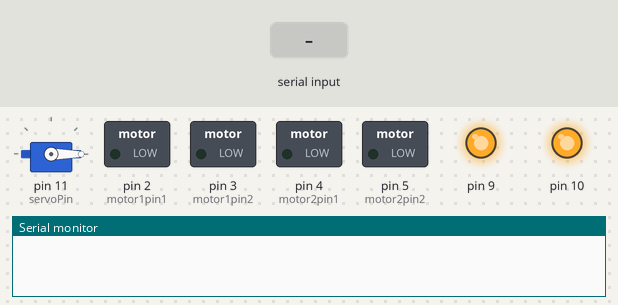
The sketch below on a simulated Arduino Uno, built with avr-gcc and run on an emulated ATmega328P. Parts: servo, switched loads named in the sketch (green lamp = pin HIGH), output pins drawn as LEDs (lit = HIGH), the last lines printed to the serial monitor. The inputs (shaded band) are chosen by the test bench.

Above: at 1.2 s.
1.3 s: "4" received over Serial
At 4.07 s:
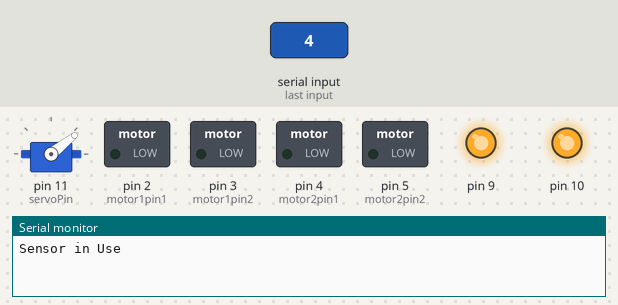
At 7.9 s:
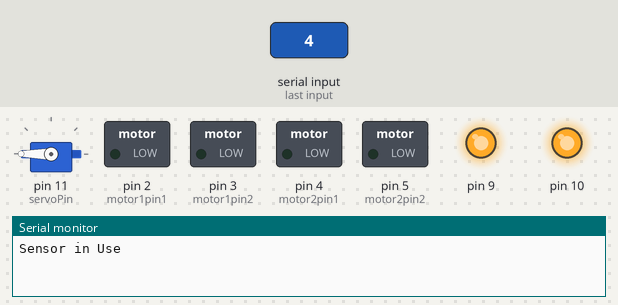
Timing chart, 0 to 13.3 s (numbered marks = the images above; inputs shaded):
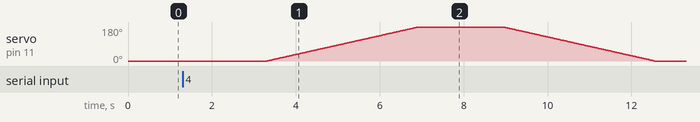

Measured:
- after the input at 1.3 s, servo on pin 11 (servoPin): rises from 0° to 180° in 3.6 s, then falls to 0° in 5.6 s

The sketch:

MOTOR_SKETCH.ino
```cpp
#include <Servo.h>

Servo servo1;
int servoPin = 11;

int motor1pin1 = 2;
int motor1pin2 = 3;

int motor2pin1 = 4;
int motor2pin2 = 5;

void setup() {
  servo1.attach(servoPin);
  servo1.write(0);

  pinMode(motor1pin1, OUTPUT);
  pinMode(motor1pin2, OUTPUT);
  pinMode(motor2pin1, OUTPUT);
  pinMode(motor2pin2, OUTPUT);

  // Enable pins for motor power
  pinMode(9, OUTPUT);
  pinMode(10, OUTPUT);
  digitalWrite(9, HIGH);
  digitalWrite(10, HIGH);

  Serial.begin(9600);
}

void loop() {
  if (Serial.available() > 0) {
    char incomingChar = Serial.read();

    if (incomingChar == '0') { // Go forward
      Serial.println("Both Motors ON");
      digitalWrite(motor1pin1, HIGH);
      digitalWrite(motor1pin2, LOW);
      digitalWrite(motor2pin1, HIGH);
      digitalWrite(motor2pin2, LOW);
      delay(2000);
    }
    else if (incomingChar == '1') { // Go right
      Serial.println("Motor 1 ON");
      digitalWrite(motor1pin1, HIGH);
      digitalWrite(motor1pin2, LOW);
      digitalWrite(motor2pin1, LOW);
      digitalWrite(motor2pin2, LOW);
      delay(2000);
    }
    else if (incomingChar == '2') { // Go left
      Serial.println("Motor 2 ON");
      digitalWrite(motor1pin1, LOW);
      digitalWrite(motor1pin2, LOW);
      digitalWrite(motor2pin1, HIGH);
      digitalWrite(motor2pin2, LOW);
      delay(2000);
    }
    else if (incomingChar == '3') { // Go backwards
      Serial.println("Both Motors ON backwards");
      digitalWrite(motor1pin1, LOW);
      digitalWrite(motor1pin2, HIGH);
      digitalWrite(motor2pin1, LOW);
      digitalWrite(motor2pin2, HIGH);
      delay(2000);
    }
    else if (incomingChar == '4') { // Use sensor
      Serial.println("Sensor in Use");
      delay(2000);
      for (int angle = 0; angle <= 180; angle++) {
        servo1.write(angle);
        delay(20);
    }
    delay(2000);

    for (int angle = 180; angle >= 0; angle--) {
      servo1.write(angle);
      delay(20);
    }
 delay(2000);
}

    // Stop both motors after the command has been executed
    digitalWrite(motor1pin1, LOW);
    digitalWrite(motor1pin2, LOW);
    digitalWrite(motor2pin1, LOW);
    digitalWrite(motor2pin2, LOW);
  }
}
```
